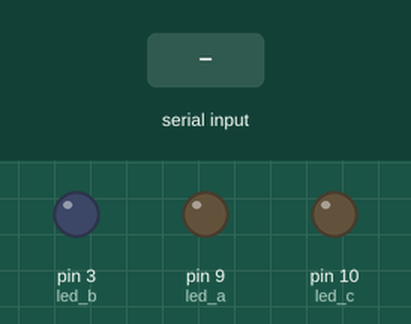
Bench run of a sketch on a simulated Arduino Uno, built with avr-gcc and run on an emulated ATmega328P. Parts: output pins drawn as LEDs (lit = HIGH). The inputs (shaded band) are chosen by the test bench.

Above: at 1.2 s.
1.3 s: "90,45\n" received over Serial
At 2.1 s:
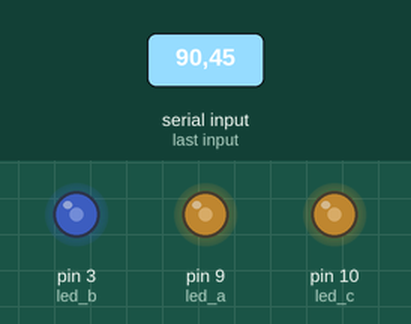
3.8 s: "30,150\n" received over Serial
At 4.3 s:
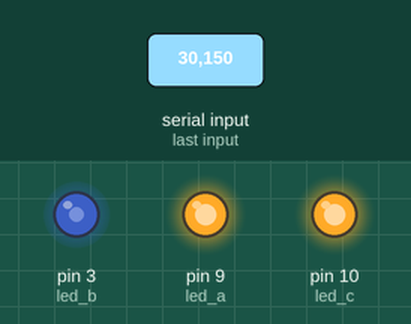
6.3 s: "5\n" received over Serial
At 7.1 s:
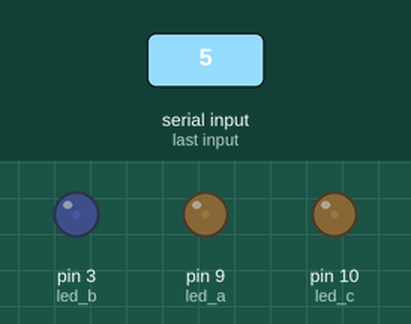
Timing chart, 0 to 9.3 s (numbered marks = the images above; inputs shaded):
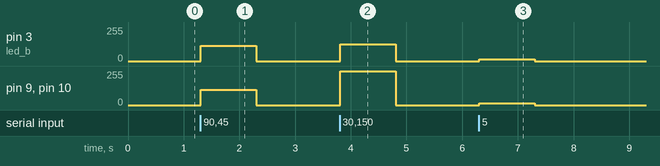

Measured:
- after the input at 1.3 s, pin 3 (led_b), pin 9 (led_a), pin 10 (led_c): 0/255 → 114/255 at once, → 0/255 1.0 s later
- after the input at 3.8 s, pin 3 (led_b): 0/255 → 126/255 at once, → 0/255 1.0 s later; pin 9 (led_a), pin 10 (led_c): 0/255 → 255/255 at once, → 0/255 1.0 s later
- after the input at 6.3 s, pin 3 (led_b), pin 9 (led_a), pin 10 (led_c): 0/255 → 12/255 at once, → 0/255 1.0 s later

The sketch:

step09.ino
```cpp
//시리얼 버퍼에서 정수 값을 입력받아 pwm 값으로 변환하여 led 밝기를 제어하는 코드
int led_a = 9;
int led_b = 3;
int led_c = 10;

 void setup() {
   Serial.begin(9600);
   pinMode(led_a, OUTPUT);
   pinMode(led_b, OUTPUT);
   pinMode(led_c, OUTPUT);
}
 void loop() {
   if(Serial.available()) {
     int value = Serial.parseInt();
     int pwm = map(value,0,100,0,255);
     analogWrite(led_a, pwm);
     analogWrite(led_b, pwm);
     analogWrite(led_c, pwm);
   }

}
```
